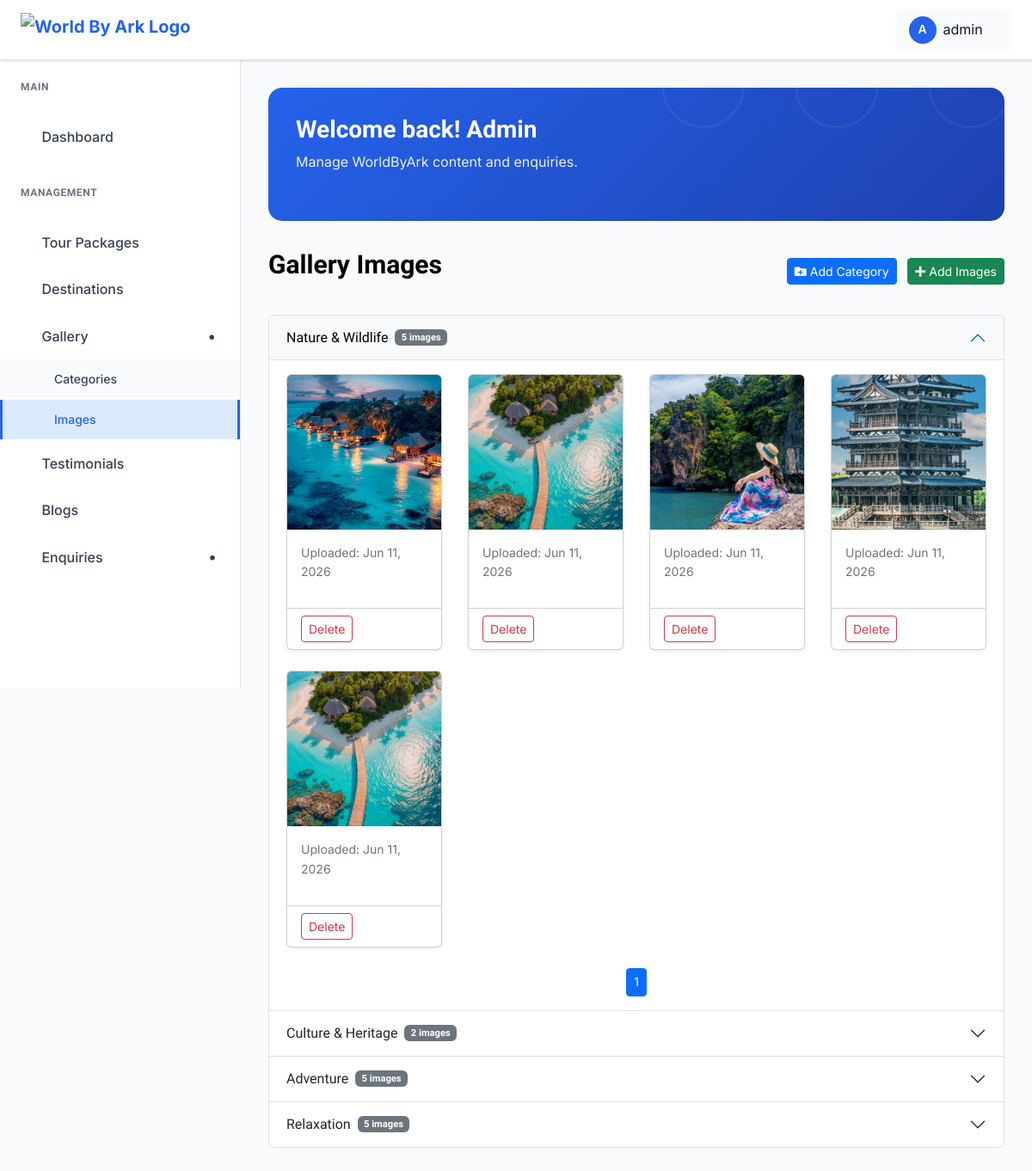
/dashboard/gallery/ (signed in), run on the app's committed database.
### worldbyark_app/models.py (models this page shows, shortened)
class Category(models.Model):
    name = models.CharField(max_length=100, unique=True)
    created_at = models.DateTimeField(auto_now_add=True)
    class Meta:
        verbose_name_plural = "Categories"

class OptimizedImageModel(models.Model):
    image_fields = []
    class Meta:
        abstract = True

class GalleryImage(OptimizedImageModel):
    image_fields = ["image"]
    category = models.ForeignKey(Category, on_delete=models.CASCADE, related_name="images")
    title = models.CharField(max_length=150, blank=True, null=True)
    image = models.ImageField(upload_to="gallery/")
    uploaded_at = models.DateTimeField(auto_now_add=True)

### worldbyark_app/views.py (the view)
# urls.py: path('dashboard/gallery/', views.gallery_images, name='list_image'),
@login_required(login_url="admin_login")
def gallery_images(request):
    categories = Category.objects.all().prefetch_related("images")
    category_pages = {}
    for category in categories:
        images_qs = category.images.all().order_by("-uploaded_at")
        paginator = Paginator(images_qs, 8)
        page_number = request.GET.get(f"page_{category.id}", 1)
        try:
            page_obj = paginator.page(page_number)
        except PageNotAnInteger:
            page_obj = paginator.page(1)
        except EmptyPage:
            page_obj = paginator.page(paginator.num_pages)
        category_pages[category.id] = page_obj
    return render(
        request, "admin_pages/image_list.html",
        {"categories": categories, "category_pages": category_pages},
    )

### templates/admin_pages/image_list.html (shortened to what this page needs)
{% extends "admin_pages/base.html" %}
{% load static %}
{% block content %}
<div class="dashboard__form__wraper">
    <div class="create__course__title mb-4 d-flex justify-content-between align-items-center">
        <h4>Gallery Images</h4>
        <div>
            <a href="{% url 'add_category' %}" class="btn btn-primary btn-sm me-2">
                <i class="fas fa-folder-plus"></i> Add Category
            </a>
            <a href="{% url 'add_image' %}" class="btn btn-success btn-sm">
                <i class="fas fa-plus"></i> Add Images
            </a>
        </div>
    </div>
    <div class="accordion" id="categoriesAccordion">
        {% for category in categories %}
        <div class="accordion-item">
            <h2 class="accordion-header" id="heading{{ category.id }}">
                <button class="accordion-button {% if not forloop.first %}collapsed{% endif %}" type="button"
                        data-bs-toggle="collapse" data-bs-target="#collapse{{ category.id }}"
                        aria-expanded="{% if forloop.first %}true{% else %}false{% endif %}"
                        aria-controls="collapse{{ category.id }}">
                    {{ category.name }}
                    <span class="badge bg-secondary ms-2">{{ category.images.count }} images</span>
                </button>
            </h2>
            <div id="collapse{{ category.id }}"
                 class="accordion-collapse collapse {% if forloop.first %}show{% endif %}"
                 aria-labelledby="heading{{ category.id }}" data-bs-parent="#categoriesAccordion">
                <div class="accordion-body">
                    {% for cat_id, page_obj in category_pages.items %}
                        {% if cat_id == category.id %}
                            {% if page_obj.object_list %}
                            <div class="row">
                                {% for image in page_obj %}
                                <div class="col-md-3 col-sm-4 col-6 mb-4">
                                    <div class="card h-100 shadow-sm">
                                        {% if image.image %}
                                        <img src="{{ image.image.url }}"
                                             class="card-img-top"
                                             alt="{{ image.title|default:image.image.name }}"
                                             style="height: 180px; object-fit: cover;">
                                        {% else %}
                                        <div class="card-img-top d-flex align-items-center justify-content-center bg-light text-muted" style="height: 180px;">
                                            <span>No Image File</span>
                                        </div>
                                        {% endif %}
                                        <div class="card-body">
                                            <p class="text-muted small">Uploaded: {{ image.uploaded_at|date:"M d, Y" }}</p>
                                        </div>
                                        <div class="card-footer bg-transparent d-flex justify-content-between">
                                            <button class="btn btn-sm btn-outline-danger" data-bs-toggle="modal" data-bs-target="#deleteImageModal{{ image.id }}">Delete</button>
                                        </div>
                                    </div>
                                </div>
                                {% endfor %}
                            </div>
                            <nav>
                                <ul class="pagination pagination-sm justify-content-center">
                                    {% for num in page_obj.paginator.page_range %}
                                        {% if num <= page_obj.number|add:3 and num >= page_obj.number|add:-3 %}
                                            <li class="page-item {% if page_obj.number == num %}active{% endif %}">
                                                <a class="page-link" href="?page_{{ category.id }}={{ num }}">{{ num }}</a>
                                            </li>
                                        {% endif %}
                                    {% endfor %}
                                </ul>
                            </nav>
                            {% else %}
                            <p class="text-muted">No images found in this category.</p>
                            {% endif %}
                        {% endif %}
                    {% endfor %}
                </div>
            </div>
        </div>
        {% endfor %}
    </div>
</div>
{% endblock %}

### templates/admin_pages/base.html (shortened to what this page needs)
{% load static %}
{% load static %}
<!DOCTYPE html>
<html class="no-js" lang="en">
<head>
    <link rel="stylesheet" href="https://cdnjs.cloudflare.com/ajax/libs/toastr.js/latest/toastr.min.css">
    <link href="https://cdnjs.cloudflare.com/ajax/libs/font-awesome/5.15.4/css/all.min.css" rel="stylesheet">
    <link rel="stylesheet" href="{% static 'admin-static/assets/css/bootstrap.min.css' %}">
    <link rel="stylesheet" href="{% static 'admin-static/assets/css/icofont.min.css' %}">
    <link rel="stylesheet" href="{% static 'admin-static/assets/css/style.css' %}">
</head>
<body>
    <header class="dashboard-header">
        <div class="header-left">
            <a href="{% url 'admin_dashboard' %}" class="logo">
                <img src="{% static 'assets/images/logo-dark.png' %}" alt="World By Ark Logo">
            </a>
        </div>
        <div class="header-right">
            <div class="user-profile-dropdown">
                <div class="user-profile-toggle">
                    <div class="user-avatar">
                        {{ request.user.username|first|upper }}
                    </div>
                    <span>{{ request.user.username}}</span>
                    <i class="icofont-simple-down"></i>
                </div>
            </div>
        </div>
    </header>
    <aside class="dashboard-sidebar" id="dashboardSidebar">
        <div class="sidebar-content">
            <div class="sidebar-section">
                <h6 class="sidebar-title">Main</h6>
                <ul class="sidebar-menu">
                    <li>
                        <a href="{% url 'admin_dashboard' %}"
                            class="{% if request.resolver_match.url_name == 'admin_dashboard' %}active{% endif %}">
                            <i class="icofont-dashboard"></i>
                            Dashboard
                        </a>
                    </li>
                </ul>
            </div>
            <div class="sidebar-section">
                <h6 class="sidebar-title">Management</h6>
                <ul class="sidebar-menu">
                    <li>
                        <a href="{% url 'admin_package_list' %}"
                            class="{% if request.resolver_match.url_name == 'admin_package_list' %}active{% endif %}">
                            <i class="icofont-package"></i>
                            Tour Packages
                        </a>
                    </li>
                    <li>
                        <a href="{% url 'admin_destination_list' %}"
                            class="{% if request.resolver_match.url_name == 'admin_destination_list' %}active{% endif %}">
                            <i class="icofont-location-pin"></i>
                            Destinations
                        </a>
                    </li>
                    <li
                        class="has-dropdown {% if request.resolver_match.url_name == 'list_image' or request.resolver_match.url_name == 'category_list' %}open{% endif %}">
                        <a href="#">
                            <i class="icofont-picture"></i>
                            Gallery
                        </a>
                        <ul class="submenu">
                            <li>
                                <a href="{% url 'category_list' %}"
                                    class="{% if request.resolver_match.url_name == 'category_list' %}active{% endif %}">
                                    Categories
                                </a>
                            </li>
                            <li>
                                <a href="{% url 'list_image' %}"
                                    class="{% if request.resolver_match.url_name == 'list_image' %}active{% endif %}">
                                    Images
                                </a>
                            </li>
                        </ul>
                    </li>
                    <li>
                        <a href="{% url 'review_list' %}"
                            class="{% if request.resolver_match.url_name == 'review_list' %}active{% endif %}">
                            <i class="icofont-quote-left"></i>
                            Testimonials
                        </a>
                    </li>
                    <li>
                        <a href="{% url 'admin_blog_list' %}"
                            class="{% if request.resolver_match.url_name == 'admin_blog_list' %}active{% endif %}">
                            <i class="icofont-newspaper"></i>
                            Blogs
                        </a>
                    </li>
                    <li class="has-dropdown">
                        <a href="#">
                            <i class="icofont-ui-messaging"></i>
                            Enquiries
                        </a>
                    </li>
                </ul>
            </div>
        </div>
    </aside>
    <main class="dashboard-main">
        <div class="dashboard-content">
            <div class="dashboard-banner">
                <div class="banner-content">
                    <h1 class="banner-title">Welcome back! Admin</h1>
                    <p class="banner-subtitle">Manage WorldByArk content and enquiries.</p>
                </div>
            </div>
            {% block content %}{% endblock %}
        </div>
    </main>
</body>
</html>

### data on the page
Category: name "Nature & Wildlife", images.count "5", page_range "1"
GalleryImage: image (picture), uploaded_at "Jun 11, 2026"
GalleryImage: image (picture), uploaded_at "Jun 11, 2026"
GalleryImage: image (picture), uploaded_at "Jun 11, 2026"
GalleryImage: image (picture), uploaded_at "Jun 11, 2026"
GalleryImage: image (picture), uploaded_at "Jun 11, 2026"
Category: name "Culture & Heritage", images.count "2"
Category: name "Adventure", images.count "5"
Category: name "Relaxation", images.count "5"

### other printed values
{{ request.user.username|first|upper }} "A"
{{ request.user.username }} "admin"
